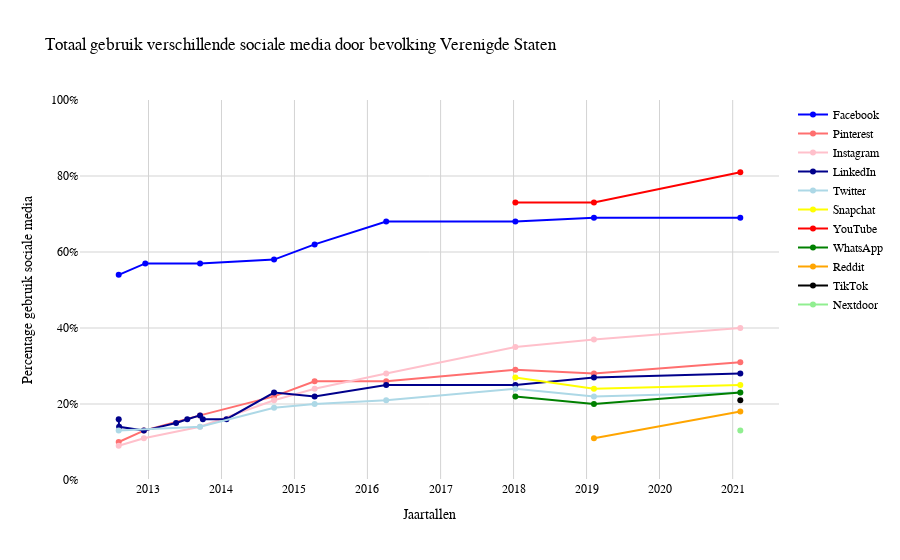

This figure's notebook cell:
### Code cell
trace1 = go.Scatter(x = df['Year'], 
                    y = df['Facebook'], 
                    mode = 'lines + markers', 
                    name = 'Facebook', 
                    marker = dict(color = 'blue'),
                   connectgaps=True)
trace2 = go.Scatter(x = df['Year'], 
                    y = df['Pinterest'], 
                    mode = 'lines + markers', 
                    name = 'Pinterest', 
                    marker = dict(color = '#FF6F6F'),
                   connectgaps=True)
trace3 = go.Scatter(x = df['Year'], 
                    y = df['Instagram'], 
                    mode = 'lines + markers', 
                    name = 'Instagram', 
                    marker = dict(color = 'pink'),
                   connectgaps=True)
trace4 = go.Scatter(x = df['Year'], 
                    y = df['LinkedIn'], 
                    mode = 'lines + markers', 
                    name = 'LinkedIn', 
                    marker = dict(color = 'darkblue'),
                   connectgaps=True)
trace5 = go.Scatter(x = df['Year'], 
                    y = df['Twitter'], 
                    mode = 'lines + markers', 
                    name = 'Twitter', 
                    marker = dict(color = 'lightblue'),
                   connectgaps=True)
trace6 = go.Scatter(x = df['Year'], 
                    y = df['Snapchat'], 
                    mode = 'lines + markers', 
                    name = 'Snapchat', 
                    marker = dict(color = 'yellow'),
                   connectgaps=True)
trace7 = go.Scatter(x = df['Year'], 
                    y = df['YouTube'], 
                    mode = 'lines + markers', 
                    name = 'YouTube', 
                    marker = dict(color = 'red'),
                   connectgaps=True)
trace8 = go.Scatter(x = df['Year'], 
                    y = df['WhatsApp'], 
                    mode = 'lines + markers', 
                    name = 'WhatsApp', 
                    marker = dict(color = 'green'),
                   connectgaps=True)
trace9 = go.Scatter(x = df['Year'], 
                    y = df['Reddit'], 
                    mode = 'lines + markers', 
                    name = 'Reddit', 
                    marker = dict(color = 'orange'),
                   connectgaps=True)
trace10 = go.Scatter(x = df['Year'], 
                    y = df['TikTok'], 
                    mode = 'lines + markers', 
                    name = 'TikTok', 
                    marker = dict(color = 'black'),
                    connectgaps=True)
trace11 = go.Scatter(x = df['Year'], 
                    y = df['Nextdoor'], 
                    mode = 'lines + markers', 
                    name = 'Nextdoor', 
                    marker = dict(color = 'lightgreen'),
                    connectgaps=True)

new_Layout = go.Layout(title = 'Totaal gebruik verschillende sociale media door bevolking Verenigde Staten',
                      xaxis = dict(title = 'Jaartallen', tickmode='linear', dtick = 'M12', gridcolor = 'lightgray'),
                      yaxis = dict(title = 'Percentage gebruik sociale media', tickformat = ',.0%', range = [0, 1], gridcolor = 'lightgray'),
                      font = dict(family = 'Georgia', color = 'Black'),
                      plot_bgcolor = 'white',
                      paper_bgcolor = 'white')
new_fig = go.Figure(data = [trace1, trace2, trace3, trace4, trace5, trace6, trace7, trace8, trace9, trace10, trace11], 
                    layout = new_Layout)
    

new_fig.show()

### Figure 1 — Plotly figure (JSON) as saved in the notebook; plotly's stock layout.template omitted (floating-point values rounded to 4 significant figures)
{"data": [{"connectgaps": true, "marker": {"color": "blue"}, "mode": "lines+markers", "name": "Facebook", "type": "scatter", "x": ["2012-08-05T00:00:00", "2012-08-07T00:00:00", "2012-12-09T00:00:00", "2012-12-16T00:00:00", "2013-05-19T00:00:00", "2013-07-14T00:00:00", "2013-09-16T00:00:00", "2013-09-30T00:00:00", "2014-01-26T00:00:00", "2014-09-21T00:00:00", "2015-04-12T00:00:00", "2016-04-04T00:00:00", "2018-01-10T00:00:00", "2019-02-07T00:00:00", "2021-02-08T00:00:00"], "y": [0.54, null, null, 0.57, null, null, 0.57, null, null, 0.58, 0.62, 0.68, 0.68, 0.69, 0.69]}, {"connectgaps": true, "marker": {"color": "#FF6F6F"}, "mode": "lines+markers", "name": "Pinterest", "type": "scatter", "x": ["2012-08-05T00:00:00", "2012-08-07T00:00:00", "2012-12-09T00:00:00", "2012-12-16T00:00:00", "2013-05-19T00:00:00", "2013-07-14T00:00:00", "2013-09-16T00:00:00", "2013-09-30T00:00:00", "2014-01-26T00:00:00", "2014-09-21T00:00:00", "2015-04-12T00:00:00", "2016-04-04T00:00:00", "2018-01-10T00:00:00", "2019-02-07T00:00:00", "2021-02-08T00:00:00"], "y": [0.1, null, 0.13, null, null, null, 0.17, null, null, 0.22, 0.26, 0.26, 0.29, 0.28, 0.31]}, {"connectgaps": true, "marker": {"color": "pink"}, "mode": "lines+markers", "name": "Instagram", "type": "scatter", "x": ["2012-08-05T00:00:00", "2012-08-07T00:00:00", "2012-12-09T00:00:00", "2012-12-16T00:00:00", "2013-05-19T00:00:00", "2013-07-14T00:00:00", "2013-09-16T00:00:00", "2013-09-30T00:00:00", "2014-01-26T00:00:00", "2014-09-21T00:00:00", "2015-04-12T00:00:00", "2016-04-04T00:00:00", "2018-01-10T00:00:00", "2019-02-07T00:00:00", "2021-02-08T00:00:00"], "y": [0.09, null, 0.11, null, null, null, 0.14, null, null, 0.21, 0.24, 0.28, 0.35, 0.37, 0.4]}, {"connectgaps": true, "marker": {"color": "darkblue"}, "mode": "lines+markers", "name": "LinkedIn", "type": "scatter", "x": ["2012-08-05T00:00:00", "2012-08-07T00:00:00", "2012-12-09T00:00:00", "2012-12-16T00:00:00", "2013-05-19T00:00:00", "2013-07-14T00:00:00", "2013-09-16T00:00:00", "2013-09-30T00:00:00", "2014-01-26T00:00:00", "2014-09-21T00:00:00", "2015-04-12T00:00:00", "2016-04-04T00:00:00", "2018-01-10T00:00:00", "2019-02-07T00:00:00", "2021-02-08T00:00:00"], "y": [0.16, 0.14, 0.13, null, 0.15, 0.16, 0.17, 0.16, 0.16, 0.23, 0.22, 0.25, 0.25, 0.27, 0.28]}, {"connectgaps": true, "marker": {"color": "lightblue"}, "mode": "lines+markers", "name": "Twitter", "type": "scatter", "x": ["2012-08-05T00:00:00", "2012-08-07T00:00:00", "2012-12-09T00:00:00", "2012-12-16T00:00:00", "2013-05-19T00:00:00", "2013-07-14T00:00:00", "2013-09-16T00:00:00", "2013-09-30T00:00:00", "2014-01-26T00:00:00", "2014-09-21T00:00:00", "2015-04-12T00:00:00", "2016-04-04T00:00:00", "2018-01-10T00:00:00", "2019-02-07T00:00:00", "2021-02-08T00:00:00"], "y": [0.13, null, null, null, null, null, 0.14, null, null, 0.19, 0.2, 0.21, 0.24, 0.22, 0.23]}, {"connectgaps": true, "marker": {"color": "yellow"}, "mode": "lines+markers", "name": "Snapchat", "type": "scatter", "x": ["2012-08-05T00:00:00", "2012-08-07T00:00:00", "2012-12-09T00:00:00", "2012-12-16T00:00:00", "2013-05-19T00:00:00", "2013-07-14T00:00:00", "2013-09-16T00:00:00", "2013-09-30T00:00:00", "2014-01-26T00:00:00", "2014-09-21T00:00:00", "2015-04-12T00:00:00", "2016-04-04T00:00:00", "2018-01-10T00:00:00", "2019-02-07T00:00:00", "2021-02-08T00:00:00"], "y": [null, null, null, null, null, null, null, null, null, null, null, null, 0.27, 0.24, 0.25]}, {"connectgaps": true, "marker": {"color": "red"}, "mode": "lines+markers", "name": "YouTube", "type": "scatter", "x": ["2012-08-05T00:00:00", "2012-08-07T00:00:00", "2012-12-09T00:00:00", "2012-12-16T00:00:00", "2013-05-19T00:00:00", "2013-07-14T00:00:00", "2013-09-16T00:00:00", "2013-09-30T00:00:00", "2014-01-26T00:00:00", "2014-09-21T00:00:00", "2015-04-12T00:00:00", "2016-04-04T00:00:00", "2018-01-10T00:00:00", "2019-02-07T00:00:00", "2021-02-08T00:00:00"], "y": [null, null, null, null, null, null, null, null, null, null, null, null, 0.73, 0.73, 0.81]}, {"connectgaps": true, "marker": {"color": "green"}, "mode": "lines+markers", "name": "WhatsApp", "type": "scatter", "x": ["2012-08-05T00:00:00", "2012-08-07T00:00:00", "2012-12-09T00:00:00", "2012-12-16T00:00:00", "2013-05-19T00:00:00", "2013-07-14T00:00:00", "2013-09-16T00:00:00", "2013-09-30T00:00:00", "2014-01-26T00:00:00", "2014-09-21T00:00:00", "2015-04-12T00:00:00", "2016-04-04T00:00:00", "2018-01-10T00:00:00", "2019-02-07T00:00:00", "2021-02-08T00:00:00"], "y": [null, null, null, null, null, null, null, null, null, null, null, null, 0.22, 0.2, 0.23]}, {"connectgaps": true, "marker": {"color": "orange"}, "mode": "lines+markers", "name": "Reddit", "type": "scatter", "x": ["2012-08-05T00:00:00", "2012-08-07T00:00:00", "2012-12-09T00:00:00", "2012-12-16T00:00:00", "2013-05-19T00:00:00", "2013-07-14T00:00:00", "2013-09-16T00:00:00", "2013-09-30T00:00:00", "2014-01-26T00:00:00", "2014-09-21T00:00:00", "2015-04-12T00:00:00", "2016-04-04T00:00:00", "2018-01-10T00:00:00", "2019-02-07T00:00:00", "2021-02-08T00:00:00"], "y": [null, null, null, null, null, null, null, null, null, null, null, null, null, 0.11, 0.18]}, {"connectgaps": true, "marker": {"color": "black"}, "mode": "lines+markers", "name": "TikTok", "type": "scatter", "x": ["2012-08-05T00:00:00", "2012-08-07T00:00:00", "2012-12-09T00:00:00", "2012-12-16T00:00:00", "2013-05-19T00:00:00", "2013-07-14T00:00:00", "2013-09-16T00:00:00", "2013-09-30T00:00:00", "2014-01-26T00:00:00", "2014-09-21T00:00:00", "2015-04-12T00:00:00", "2016-04-04T00:00:00", "2018-01-10T00:00:00", "2019-02-07T00:00:00", "2021-02-08T00:00:00"], "y": [null, null, null, null, null, null, null, null, null, null, null, null, null, null, 0.21]}, {"connectgaps": true, "marker": {"color": "lightgreen"}, "mode": "lines+markers", "name": "Nextdoor", "type": "scatter", "x": ["2012-08-05T00:00:00", "2012-08-07T00:00:00", "2012-12-09T00:00:00", "2012-12-16T00:00:00", "2013-05-19T00:00:00", "2013-07-14T00:00:00", "2013-09-16T00:00:00", "2013-09-30T00:00:00", "2014-01-26T00:00:00", "2014-09-21T00:00:00", "2015-04-12T00:00:00", "2016-04-04T00:00:00", "2018-01-10T00:00:00", "2019-02-07T00:00:00", "2021-02-08T00:00:00"], "y": [null, null, null, null, null, null, null, null, null, null, null, null, null, null, 0.13]}], "layout": {"font": {"color": "Black", "family": "Georgia"}, "paper_bgcolor": "white", "plot_bgcolor": "white", "title": {"text": "Totaal gebruik verschillende sociale media door bevolking Verenigde Staten"}, "xaxis": {"dtick": "M12", "gridcolor": "lightgray", "tickmode": "linear", "title": {"text": "Jaartallen"}}, "yaxis": {"gridcolor": "lightgray", "range": [0, 1], "tickformat": ",.0%", "title": {"text": "Percentage gebruik sociale media"}}}}
